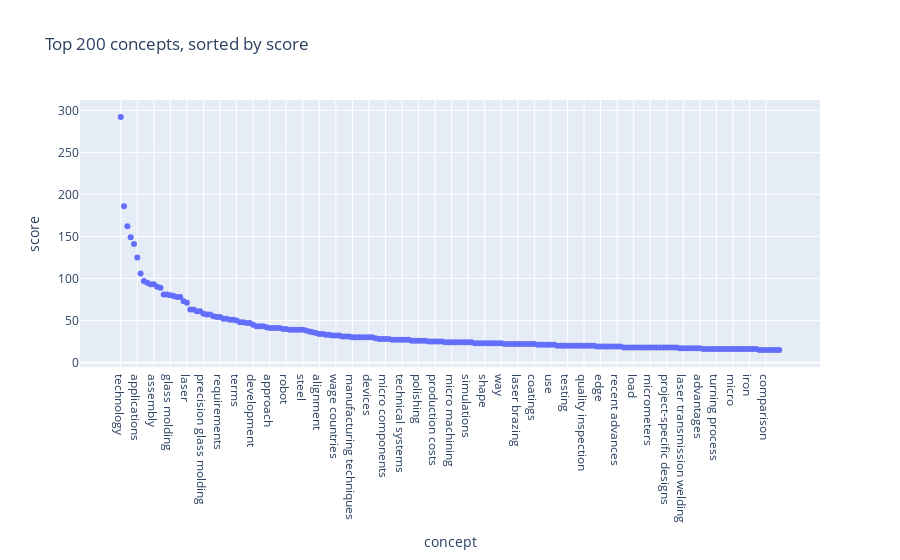

Notebook code for this chart:
### Markdown cell above
### Top concepts: a first look

### Code cell
#@markdown Limit concepts displayed
THRESHOLD = 200 #@param {type: "slider", min: 20, max: 500}
#
df_by_concept = df.groupby('concept', as_index=False).sum()
df_by_concept = df_by_concept.sort_values(by="score",  ascending=False).reset_index(drop=True)
px.scatter(df_by_concept.head(THRESHOLD), x="concept", y="score", 
           title=f"Top {THRESHOLD} concepts, sorted by score")

### Figure 1 — Plotly figure (JSON) as saved in the notebook; plotly's stock layout.template omitted (floating-point values rounded to 4 significant figures; data arrays with more than 128 entries replaced by an {"elided": "..."} marker saying what was removed)
{"data": [{"hoverlabel": {"namelength": 0}, "hovertemplate": "concept=%{x}<br>score=%{y}", "legendgroup": "", "marker": {"color": "#636efa", "symbol": "circle"}, "mode": "markers", "name": "", "showlegend": false, "type": "scatter", "x": {"elided": "200 str values"}, "xaxis": "x", "y": {"elided": "200 int values"}, "yaxis": "y"}], "layout": {"autosize": true, "legend": {"tracegroupgap": 0}, "title": {"text": "Top 200 concepts, sorted by score"}, "xaxis": {"anchor": "y", "autorange": true, "domain": [0, 1], "range": [-11.54, 210.5], "title": {"text": "concept"}, "type": "category"}, "yaxis": {"anchor": "x", "autorange": true, "domain": [0, 1], "range": [-10.51, 317.5], "title": {"text": "score"}, "type": "linear"}}}
